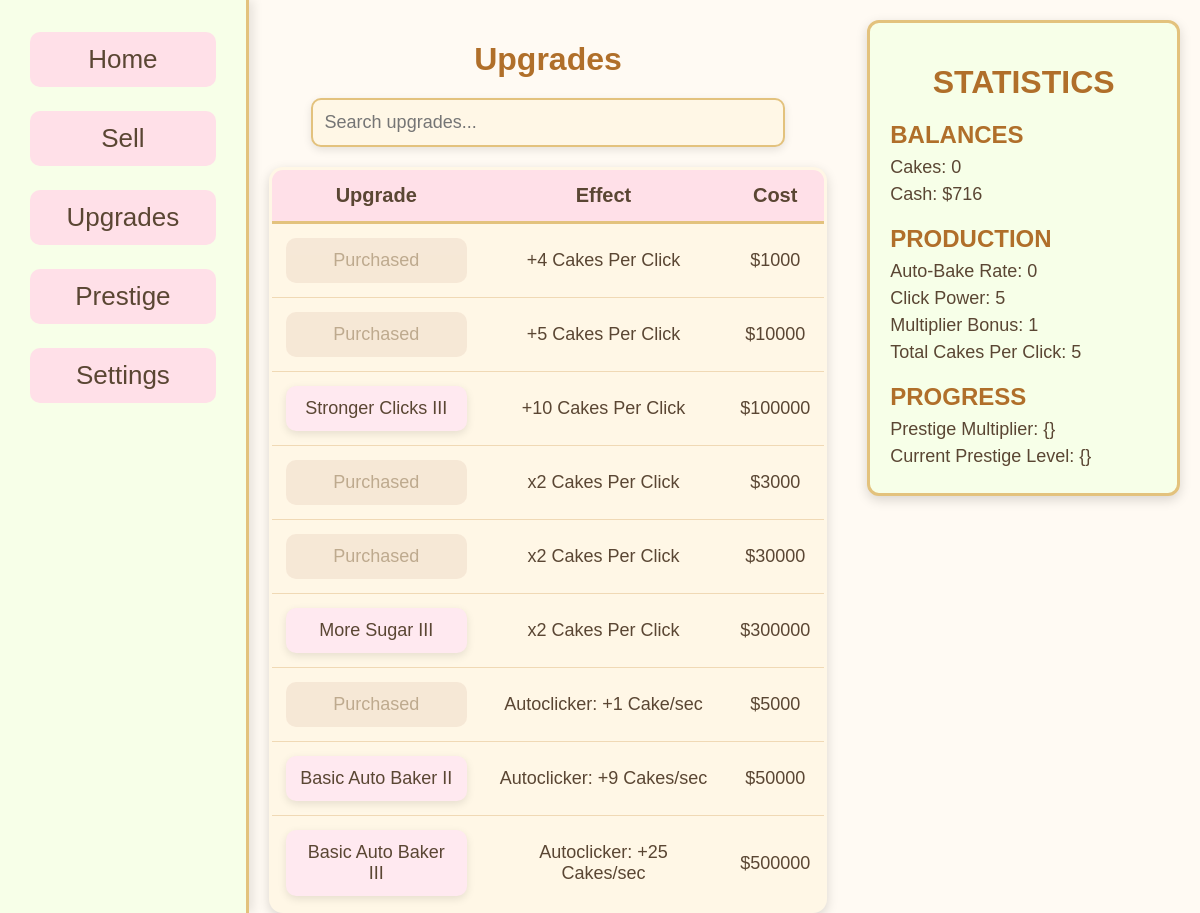
The app's page /upgrades.php (signed in), older data.
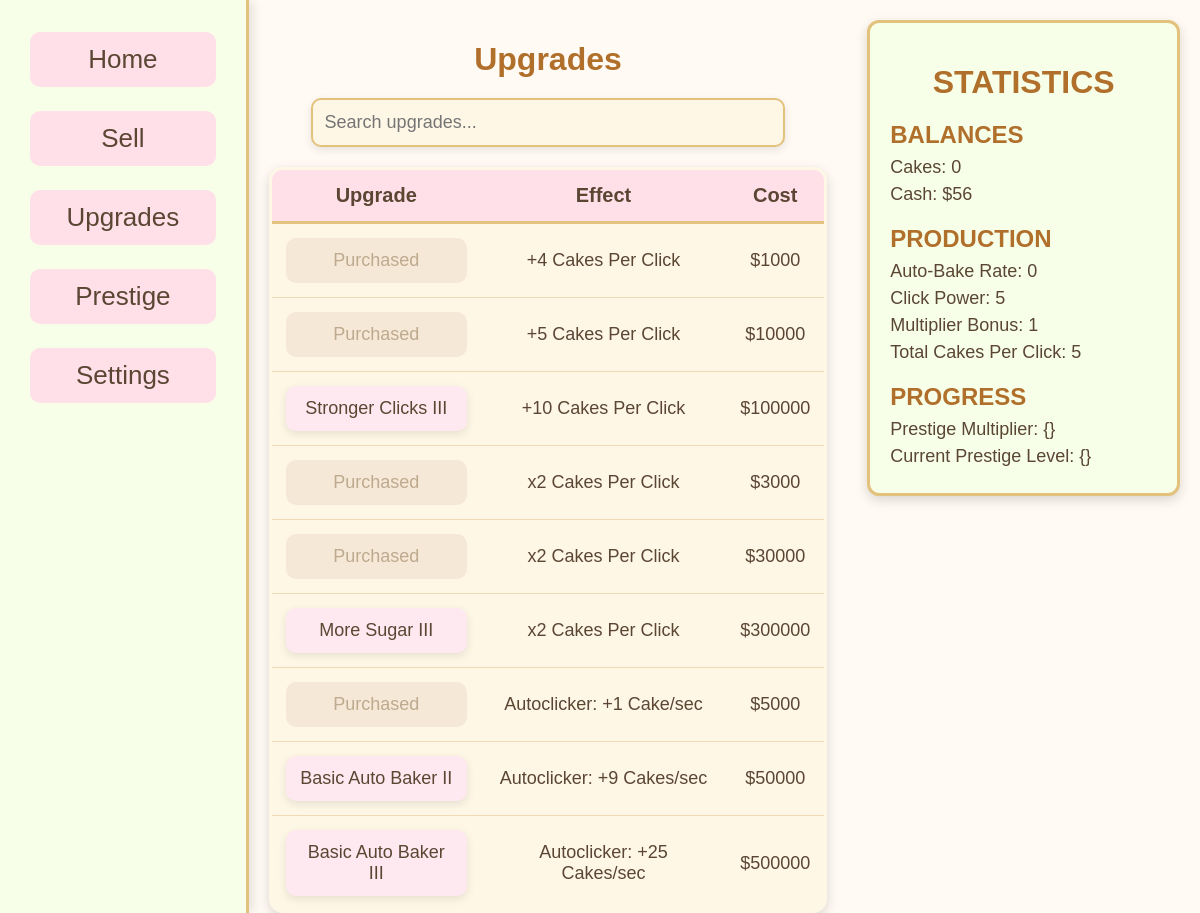
The same page, newer data.
### tables this page shows
CREATE TABLE "player_save" (
    id INTEGER PRIMARY KEY,
    cakes INTEGER DEFAULT 0,
    currency INTEGER DEFAULT 0, "multiplier" INTEGER DEFAULT 1, clickPower INTEGER DEFAULT 1, cps INTEGER DEFAULT 0, prestige_level INTEGER DEFAULT 0, prestige_multiplier REAL DEFAULT 1, "lifetime" INTEGER DEFAULT 0, "bonus" INTEGER DEFAULT 0, prestige_points INTEGER DEFAULT 0,
    FOREIGN KEY (id) REFERENCES users(id)
);

### upgrades.php (the view, shortened to what the changed rows need)
<?php
$current_cakes = 0;
$current_currency = 0;
$current_multiplier = 1;
$current_clickPower = 1;
$current_cps = 0;
require_once __DIR__ . '/php/config.php';
if(isset($_SESSION['user_id'])) {
    try {
        $dsn = "sqlite:$db";
        $pdo = new \PDO($dsn);
        $pdo->setAttribute(\PDO::ATTR_ERRMODE, \PDO::ERRMODE_EXCEPTION);
        $stmt = $pdo->prepare("
            SELECT cakes, currency, multiplier, clickPower, cps, bonus
            FROM player_save
            WHERE id = :user_id
        ");
        $stmt->execute([':user_id' => $_SESSION['user_id']]);
        $player_data = $stmt->fetch(\PDO::FETCH_ASSOC);
        if($player_data) {
            $current_cakes = (int)$player_data['cakes'];
            $current_currency = (int)$player_data['currency'];
            $current_multiplier = (int)$player_data['multiplier'];
            $current_clickPower = (int)$player_data['clickPower'];
            $current_cps = (int)$player_data['cps'];
        }
    } catch (\PDOException $e) {
        echo "Database connection failed: " . $e->getMessage();
    }
} else {
    header("Location: index.php");
    exit();
}
?>
<!DOCTYPE html>
<html lang="en">
<head>
    <link rel="stylesheet" href="Styles/index.css">
</head>
<body>
<div class="column2">
    <div id="upgradeSect">
        <h1>Upgrades</h1>
        <div id="upgradeTable">
            <table>
                <tr>
                    <th>Upgrade</th>
                    <th>Effect</th>
                    <th>Cost</th>
                </tr>
            </table>
        </div>
    </div>
</div>
<div class="column3">
    <div id="stats">
        <h1>STATISTICS</h1>
        <h2>BALANCES</h2>
        <ul>
            <li>Cakes: <span id="cakeStat" data-cake><?php echo $current_cakes; ?></span></li>
            <li>Cash: $<span id="money"><?php echo $current_currency; ?></span></li>
        </ul>
        <h2>PRODUCTION</h2>
        <ul>
            <li>Auto-Bake Rate: <?php echo $current_cps?></li>
            <li>Click Power: <?php echo $current_clickPower ?></li>
            <li>Multiplier Bonus: <?php echo $current_multiplier?></li>
            <li>Total Cakes Per Click: <?php echo $current_clickPower * $current_multiplier?></li>
        </ul>
        <h2>PROGRESS</h2>
    </div>
</div>
</body>
</html>

Row changes from the older to the newer data that the page shows:
changed player_save: currency "716" → "56"
